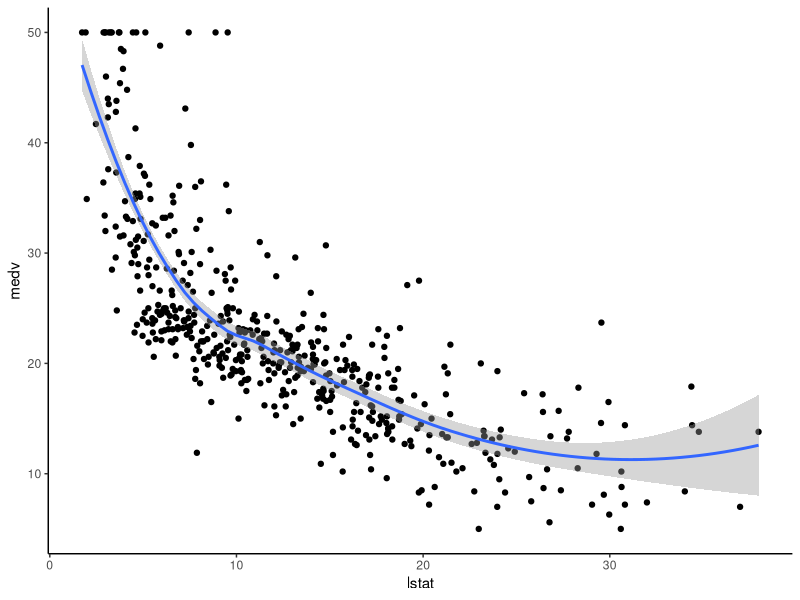
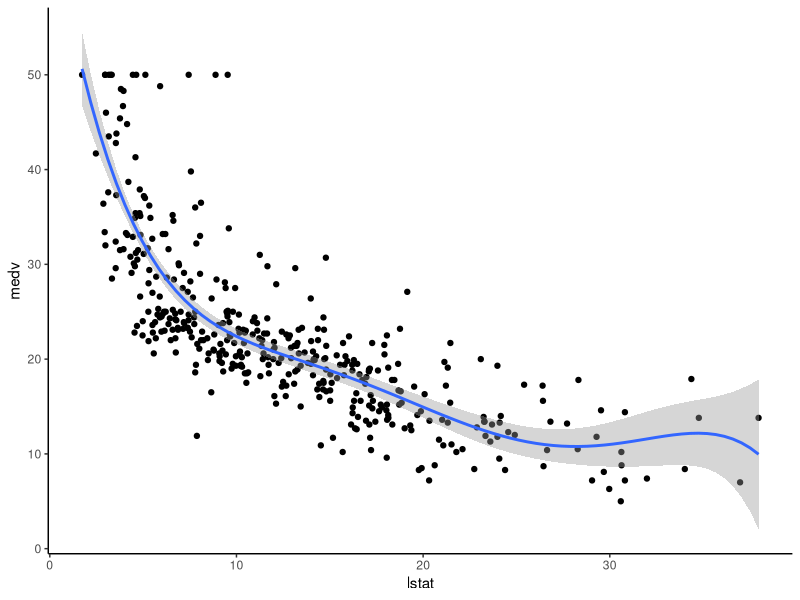

R code for these plots, in order:
## ---- chunk 1
library(tidyverse)
library(caret)
theme_set(theme_classic())
## ---- chunk 2
# Load the data
data("Boston", package = "MASS")
## ---- chunk 3
ggplot(Boston, aes(x = lstat, y = medv)) +
  geom_point() +
  stat_smooth()
## ---- chunk 4
# Split the data into training and test set
set.seed(123)
training.samples <- Boston$medv %>%
  createDataPartition(p = 0.8, list = FALSE)

train.data  <- Boston[training.samples, ]
test.data <- Boston[-training.samples, ]
## ---- chunk 5
# fit polynomial regression model
model=lm(medv ~ poly(lstat, 6, raw = TRUE), data = train.data)

# Summary of the model
summary(model)
## ---- chunk 6
# Build the model
model <- lm(medv ~ poly(lstat, 5, raw = TRUE), data = train.data)
## ---- chunk 7
ggplot(train.data, aes(lstat, medv) ) +
  geom_point() +
  stat_smooth(method = lm, formula = y ~ poly(x, 5, raw = TRUE))
## ---- chunk 8
# Make predictions
predictions <- model %>% predict(test.data)

# Model performance
data.frame(
  RMSE = RMSE(predictions, test.data$medv),
  R2 = R2(predictions, test.data$medv)
)
